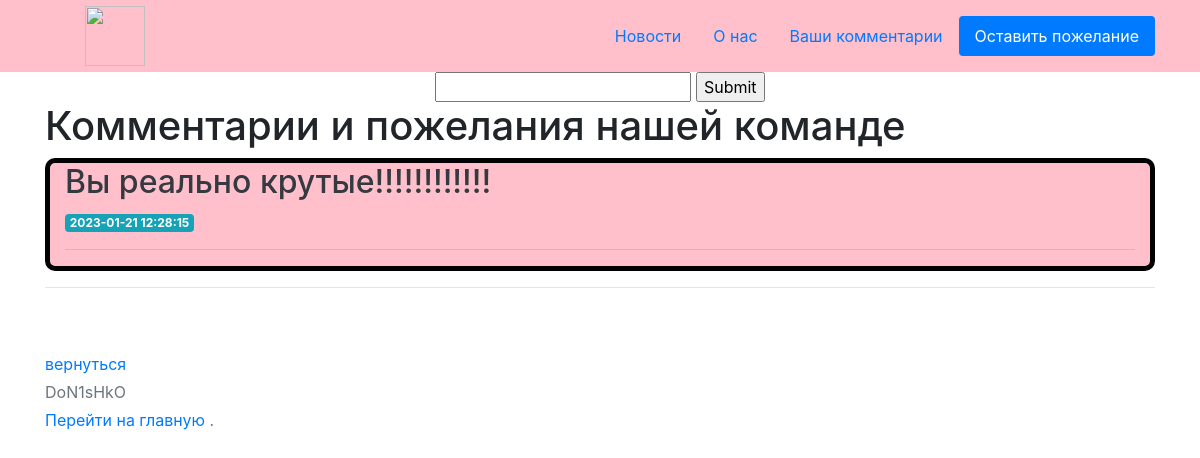
The app's page /news, older data.
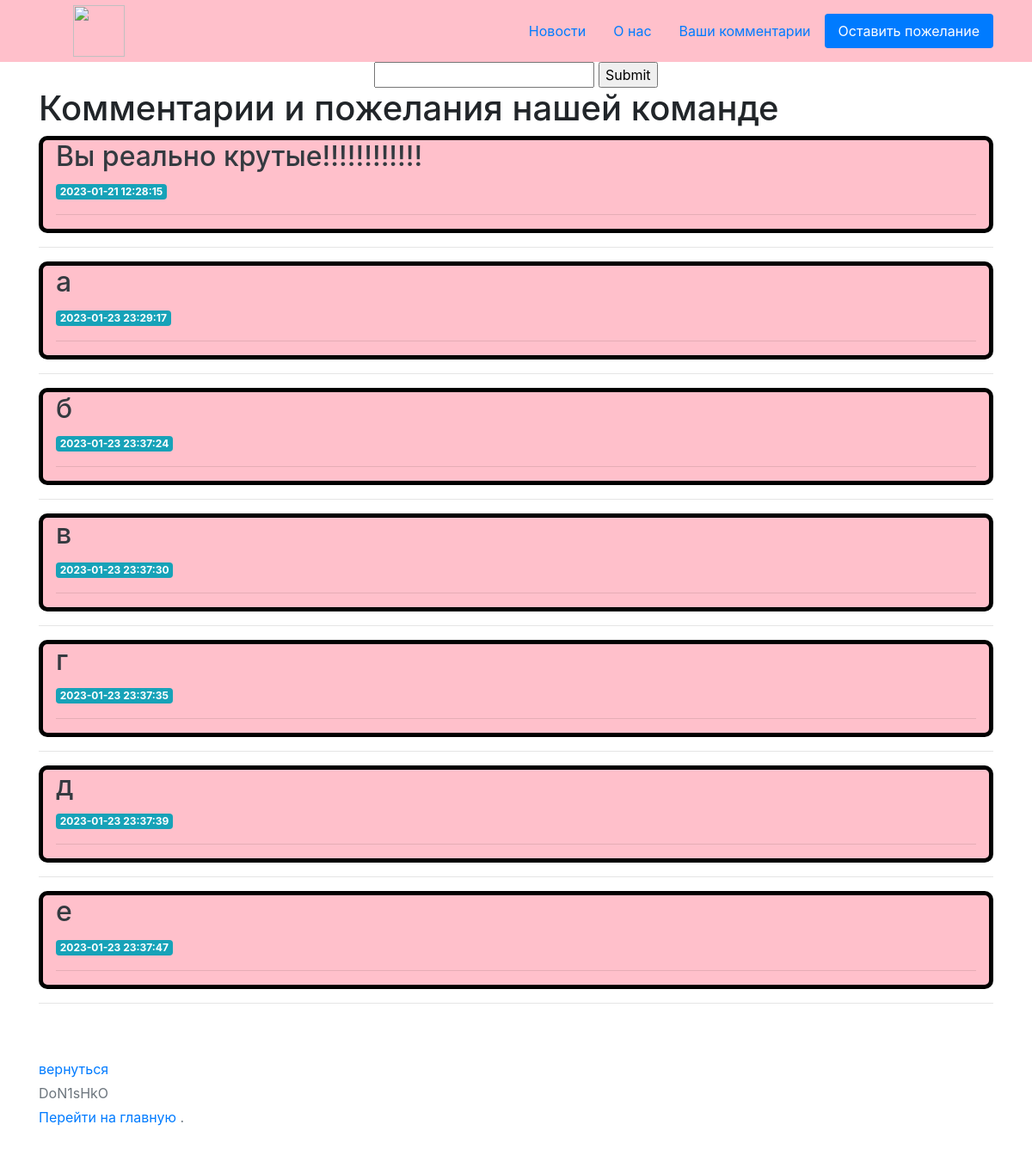
The same page, newer data.
### tables this page shows
CREATE TABLE posts (
    id INTEGER PRIMARY KEY AUTOINCREMENT,
    created TIMESTAMP NOT NULL DEFAULT CURRENT_TIMESTAMP,
    title TEXT NOT NULL,
    content TEXT NOT NULL
);

### blog_app/routes.py (the view, shortened to what this page needs)
@app.route('/news',methods=('GET', 'POST'))
def index():
    conn = get_db_connection()
    posts = conn.execute('SELECT * FROM posts').fetchall()
    return render_template('index.html', posts=posts)

### blog_app/routes.py (called while the page is built)
def get_db_connection():
    conn = sqlite3.connect('blog_app/database.db')
    conn.row_factory = sqlite3.Row
    return conn

### blog_app/templates/index.html
{% extends 'base.html' %}
{% block content %}
    <center>
    <form method="post" name="search">
        <input type="text" name="title">
        <input type="submit">
    </form>
    </center>
    <h1>{% block title %} Комментарии и пожелания нашей команде{% endblock %}</h1>
    {% for post in posts %}
<div class="ss">
        <div class="container">
        <a href="{{ url_for('post', post_id=post['id']) }}">
            <h2 class="text-dark">{{ post['title'] }}</h2>
        </a>
        <span class="badge badge-info">{{ post['created'] }}</span>
        <hr>
</div>
    </div>
<hr>
    {% endfor %}
{% endblock %}

### blog_app/templates/base.html (shortened to what this page needs)
<!doctype html>
<html lang="en">
  <head>
    <link rel="stylesheet" href="https://stackpath.bootstrapcdn.com/bootstrap/4.3.1/css/bootstrap.min.css">
     <link rel="stylesheet"  type="text/css" href="{{url_for('static', filename='style.css')}}">
  </head>
  <body>
  <div class="nav">
    <div class="container justify-content-between  d-flex ">
        <a href="/" class="d-flex align-items-center text-dark text-decoration-none d-flex ">
      </a>
    <header class="d-flex justify-content-center py-3  ">
      <ul class="nav nav-pills text-dark">
       <li class="nav-item"><a href="{{url_for('news')}}" class="nav-link">Новости</a></li>
        <li class="nav-item"><a href="{{url_for('about')}}" class="nav-link">О нас</a></li>
          <li class="nav-item "><a href="{{ url_for('index')}}" class="nav-link  " aria-current="page">Ваши комментарии</a></li>
          <li class="nav-item"><a href="{{url_for('create')}}" class="nav-link active ">Оставить пожелание</a></li>
      </ul>
    </header>
  </div>
      </div>
    <div class="container">
        {% block content %} {% endblock %}
    </div>
<footer class="text-muted py-5">
  <div class="container">
    <p class="float-end mb-1">
      <a href="#">вернуться</a>
    </p>
    <p class="mb-1">DoN1sHkO</p>
    <p class="mb-0"> <a href="/"> Перейти на главную </a> .</p>
  </div>
</footer>
  </body>
</html>

### blog_app/static/style.css (style rules this page uses)
.ss { background:pink; border: 5px solid black; border-radius: 10px; }
.nav { background:pink; }

Row changes from the older to the newer data that the page shows:
added posts: title "а", created "2023-01-23 23:29:17"
added posts: title "б", created "2023-01-23 23:37:24"
added posts: title "в", created "2023-01-23 23:37:30"
added posts: title "г", created "2023-01-23 23:37:35"
added posts: title "д", created "2023-01-23 23:37:39"
added posts: title "е", created "2023-01-23 23:37:47"
